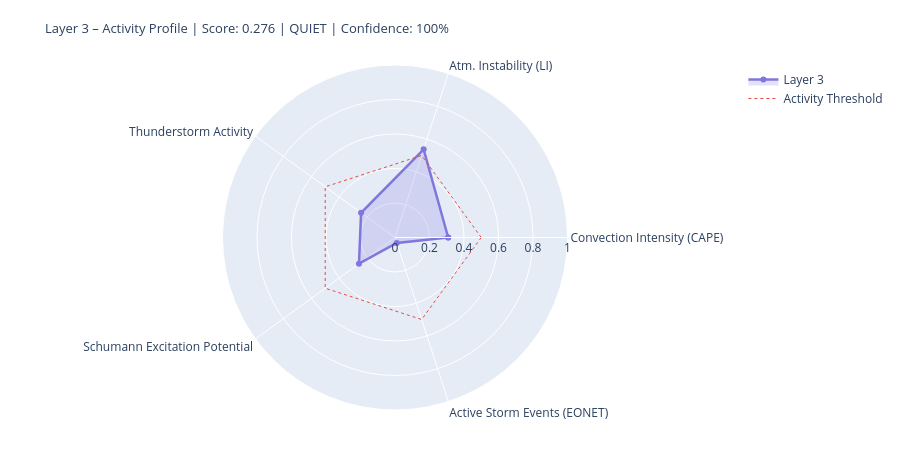

The notebook cell this image was saved under:
### Markdown cell above
---
## 4. State Assessment & Handoff to Layer 4/5

### Code cell
# ============================================================
# LAYER-3-SCORE
# Five dynamic components
# ============================================================

def norm(v, lo, hi):
    if v is None or (isinstance(v, float) and math.isnan(v)): return None
    return round(max(0.0, min(1.0, (v - lo) / (hi - lo))), 4)

# --- 1) Convection intensity (global CAPE mean) ---
cape_mean = df_atm['cape'].dropna().mean() if not df_atm.empty else None
conv_score = norm(cape_mean, 0, 3000)
conv_src   = 'primary' if cape_mean is not None else 'missing'

# --- 2) Atmospheric instability (LI mean) ---
li_mean   = df_atm['li'].dropna().mean() if not df_atm.empty else None
# Negative LI = unstable → higher score
instab_score = norm(-li_mean if li_mean is not None else None, -6, 6)
instab_src   = 'primary' if li_mean is not None else 'missing'

# --- 3) Thunderstorm activity (mean thunder score + WMO count) ---
thunder_mean = df_atm['thunder_score'].mean() if not df_atm.empty else None
n_thunder    = int(df_atm['thunderstorm'].sum()) if not df_atm.empty else 0
thunder_score_val = norm(
    (thunder_mean or 0) * 0.7 + n_thunder * 0.1, 0, 1.0
) if thunder_mean is not None else None
thunder_src = 'primary'

# --- 4) Schumann excitation potential (weighted Schumann contribution) ---
schumann_pot = df_atm['schumann_contribution'].mean() if not df_atm.empty else None
# Boosted by Layer-2 thunderstorm trigger
if schumann_pot is not None and l2_thunder:
    schumann_pot = min(1.0, schumann_pot * 1.2)
schumann_score = norm(schumann_pot, 0, 1.0) if schumann_pot is not None else None
schumann_src   = 'derived'

# --- 5) Storm activity (NASA EONET) ---
# Distinction: None = data not loaded, 0.0 = loaded but no events
storm_score = None
storm_src   = 'missing'
if raw.get('storms') is not None:          # API reached successfully
    storm_score = norm(len(storm_events), 0, 30) if storm_events else 0.0
    storm_src   = 'primary'

# X-Ray and Kp: context only, not in dynamic score
# (X-Ray = Layer-0/4 driver; Kp = geomagnetic index, not a lightning proxy)
xray_context = None
if raw.get('xray'):
    df_xc = pd.DataFrame(raw['xray'])
    fc = next((c for c in df_xc.columns
               if any(k in c.lower() for k in ['flux','long']) and 'time' not in c.lower()),
              df_xc.columns[1])
    df_xc[fc] = pd.to_numeric(df_xc[fc], errors='coerce')
    xray_last = df_xc[fc].dropna().iloc[-1] if not df_xc[fc].dropna().empty else None
    if xray_last:
        xray_class = ('X' if xray_last>=1e-4 else 'M' if xray_last>=1e-5
                      else 'C' if xray_last>=1e-6 else 'B')
        xray_context = {'flux': float(xray_last), 'class': xray_class}
        print(f'X-Ray context: {xray_class}-class ({xray_last:.2e} W/m²)')

# --- Aggregate ---
COMPONENTS = {
    'Convection Intensity (CAPE)':  {'score': conv_score,       'source': conv_src,    'dynamic': True},
    'Atm. Instability (LI)':         {'score': instab_score,     'source': instab_src,  'dynamic': True},
    'Thunderstorm Activity':              {'score': thunder_score_val, 'source': thunder_src, 'dynamic': True},
    'Schumann Excitation Potential':   {'score': schumann_score,   'source': schumann_src,'dynamic': True},
    'Active Storm Events (EONET)': {'score': storm_score,      'source': storm_src,   'dynamic': True},
}

available   = {k: v['score'] for k, v in COMPONENTS.items() if v['score'] is not None}
unavailable = [k for k, v in COMPONENTS.items() if v['score'] is None]
layer3_score = round(sum(available.values()) / len(available), 4) if available else None
confidence   = round(len(available) / len(COMPONENTS), 2)
level = ('unknown' if layer3_score is None
         else 'quiet'   if layer3_score < 0.3
         else 'moderate' if layer3_score < 0.6
         else 'active')
dominant_l3 = max(available, key=available.get) if available else 'none'

# --- Ausgabe ---
W = 68
print('=' * W)
print('LAYER 3 – ATMOSPHERE / WEATHER / THUNDERSTORMS – STATE ASSESSMENT')
print('=' * W)
for name, comp in COMPONENTS.items():
    s = comp['score']
    if s is not None:
        bar = '█' * int(s * 20) + '░' * (20 - int(s * 20))
        print(f'  {name:<36} {bar}  {s:.3f}  [{comp["source"]}]')
    else:
        print(f'  {name:<36} {"─" * 20}  n/a   [missing]')
print('-' * W)
print(f'  Score:        {layer3_score:.3f}  ({len(available)}/{len(COMPONENTS)} components)')
print(f'  Confidence:   {confidence:.0%}')
print(f'  Level:        {level.upper()}')
print(f'  Dominant:     {dominant_l3}')
print(f'  CAPE mean:    {cape_mean:.0f} J/kg' if cape_mean else '  CAPE mean:    n/a')
print(f'  LI mean:      {li_mean:.1f} K' if li_mean is not None else '  LI mean:      n/a')
print(f'  Thunderstorms:{n_thunder} points (WMO)  +  {len(storm_events)} NASA EONET')
print('=' * W)

# Radar
cats   = list(available.keys())
vals_r = list(available.values())
if len(cats) >= 3:
    fig = go.Figure()
    fig.add_trace(go.Scatterpolar(
        r=vals_r + [vals_r[0]], theta=cats + [cats[0]],
        fill='toself', fillcolor='rgba(127,119,221,0.22)',
        line=dict(color='#7F77DD', width=2.5), name='Layer 3'
    ))
    fig.add_trace(go.Scatterpolar(
        r=[0.5] * (len(cats)+1), theta=cats + [cats[0]],
        line=dict(color='#E24B4A', dash='dot', width=1),
        mode='lines', name='Activity Threshold'
    ))
    fig.update_layout(
        title=dict(
            text=f'Layer 3 – Activity Profile | Score: {layer3_score:.3f} | {level.upper()} | Confidence: {confidence:.0%}',
            font=dict(size=13)
        ),
        polar=dict(radialaxis=dict(visible=True, range=[0, 1])),
        height=450, showlegend=True,
        margin=dict(l=60, r=60, t=65, b=40)
    )
    fig.show()

### Figure 1 — Plotly figure (JSON) as saved in the notebook; plotly's stock layout.template omitted (floating-point values rounded to 4 significant figures)
{"data": [{"fill": "toself", "fillcolor": "rgba(127,119,221,0.22)", "line": {"color": "#7F77DD", "width": 2.5}, "name": "Layer 3", "r": [0.3083, 0.5375, 0.2431, 0.2582, 0.0333, 0.3083], "theta": ["Convection Intensity (CAPE)", "Atm. Instability (LI)", "Thunderstorm Activity", "Schumann Excitation Potential", "Active Storm Events (EONET)", "Convection Intensity (CAPE)"], "type": "scatterpolar"}, {"line": {"color": "#E24B4A", "dash": "dot", "width": 1}, "mode": "lines", "name": "Activity Threshold", "r": [0.5, 0.5, 0.5, 0.5, 0.5, 0.5], "theta": ["Convection Intensity (CAPE)", "Atm. Instability (LI)", "Thunderstorm Activity", "Schumann Excitation Potential", "Active Storm Events (EONET)", "Convection Intensity (CAPE)"], "type": "scatterpolar"}], "layout": {"height": 450, "margin": {"b": 40, "l": 60, "r": 60, "t": 65}, "polar": {"radialaxis": {"range": [0, 1], "visible": true}}, "showlegend": true, "title": {"font": {"size": 13}, "text": "Layer 3 – Activity Profile | Score: 0.276 | QUIET | Confidence: 100%"}}}
